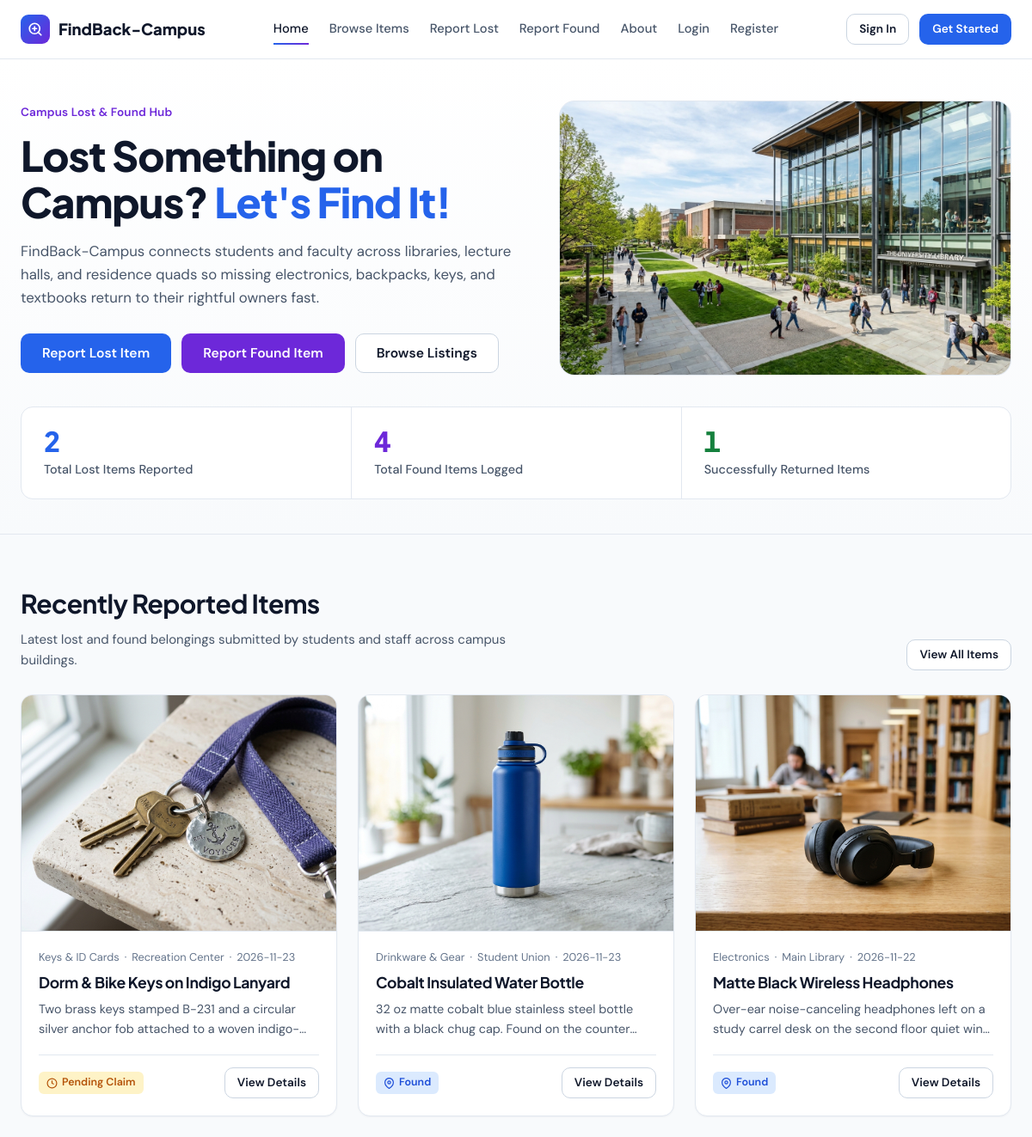
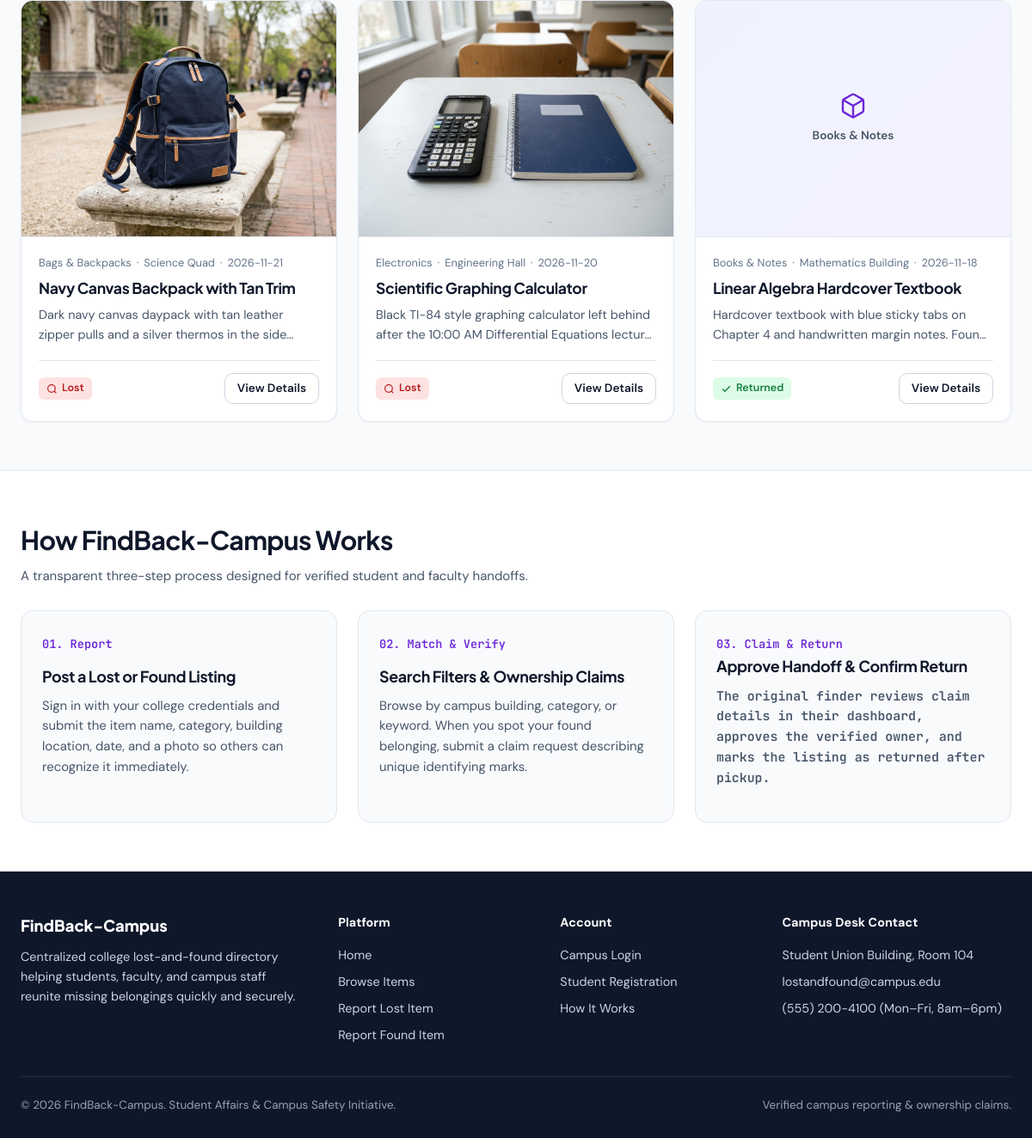
The page / on the database its author committed (2 pictures, top to bottom).
### tables this page shows
CREATE TABLE Items (
            id INTEGER PRIMARY KEY AUTOINCREMENT,
            user_id INTEGER NOT NULL,
            item_name TEXT NOT NULL,
            category TEXT NOT NULL,
            description TEXT NOT NULL,
            location TEXT NOT NULL,
            item_date TEXT NOT NULL,
            contact_info TEXT NOT NULL DEFAULT '',
            image TEXT DEFAULT '',
            item_type TEXT NOT NULL CHECK(item_type IN ('Lost', 'Found')),
            status TEXT NOT NULL DEFAULT 'Active',
            created_at TEXT NOT NULL DEFAULT (datetime('now')),
            FOREIGN KEY (user_id) REFERENCES Users(id) ON DELETE CASCADE
        );

### app.py (the view)
@app.route("/")
def index():
    db = get_db()
    total_lost = db.execute("SELECT COUNT(*) FROM Items WHERE item_type = 'Lost'").fetchone()[0]
    total_found = db.execute("SELECT COUNT(*) FROM Items WHERE item_type = 'Found'").fetchone()[0]
    total_returned = db.execute("SELECT COUNT(*) FROM Items WHERE status = 'Returned'").fetchone()[0]
    recent_items = db.execute(
        """
        SELECT Items.*, Users.full_name AS reporter_name, Users.department AS reporter_department
        FROM Items
        JOIN Users ON Items.user_id = Users.id
        ORDER BY Items.created_at DESC, Items.id DESC
        LIMIT 6
        """
    ).fetchall()
    return render_template(
        "index.html",
        total_lost=total_lost,
        total_found=total_found,
        total_returned=total_returned,
        recent_items=recent_items,
    )

### app.py (called while the page is built, shortened)
def get_db():
    if "db" not in g:
        conn = sqlite3.connect(DB_PATH)
        conn.row_factory = sqlite3.Row
        conn.execute("PRAGMA foreign_keys = ON;")
        g.db = conn
    return g.db

@app.before_request
def csrf_protect():
    if request.method in ("POST", "PUT", "PATCH", "DELETE"):
        session_token = session.get("_csrf_token", "")
        form_token = request.form.get("csrf_token") or request.headers.get("X-CSRF-Token", "")
        if not session_token or not form_token or not hmac.compare_digest(session_token, form_token):
            flash("Your session form token expired. Please try submitting again.", "error")
            return redirect(request.referrer or url_for("index"))

@app.after_request
def adjust_session_cookie(response):
    is_https = (
        request.is_secure
        or request.headers.get("X-Forwarded-Proto", "").lower() == "https"
        or os.environ.get("APP_URL", "").startswith("https://")
    )
    if is_https:
        cookies = response.headers.getlist("Set-Cookie")
        updated = []
        changed = False
        if changed:
            del response.headers["Set-Cookie"]
            for cookie in updated:
                response.headers.add("Set-Cookie", cookie)
    return response

@app.context_processor
def inject_globals():
    user = None
    user_id = session.get("user_id")
    return {
        "current_user": user,
        "csrf_token": get_csrf_token,
        "categories": CATEGORIES,
        "campus_locations": CAMPUS_LOCATIONS,
        "departments": DEPARTMENTS,
        "study_years": STUDY_YEARS,
    }

### templates/index.html (shortened to what this page needs)
{% extends "base.html" %}
{% block content %}
<section class="hero-section">
  <div class="container">
    <div class="hero-grid">
      <div class="hero-copy">
        <div class="hero-eyebrow">Campus Lost &amp; Found Hub</div>
        <h1 class="hero-title">
          Lost Something on Campus? <span class="accent-word">Let's Find It!</span>
        </h1>
        <p class="hero-lead">
          FindBack-Campus connects students and faculty across libraries, lecture halls, and residence quads so missing electronics, backpacks, keys, and textbooks return to their rightful owners fast.
        </p>
        <div class="hero-actions">
          <a href="{{ url_for('report_lost') }}" class="btn btn-primary btn-lg">Report Lost Item</a>
          <a href="{{ url_for('report_found') }}" class="btn btn-purple btn-lg">Report Found Item</a>
          <a href="{{ url_for('browse') }}" class="btn btn-secondary btn-lg">Browse Listings</a>
        </div>
      </div>
      <div class="hero-media">
        <img
          src="{{ url_for('static', filename='samples/hero_campus_hub.jpg') }}"
          alt="Students walking across the university campus courtyard near the main library"
        />
      </div>
    </div>
    <div class="stats-strip" aria-label="Campus recovery statistics">
      <div class="stat-cell">
        <span class="stat-value blue tabular-nums">{{ total_lost }}</span>
        <span class="stat-label">Total Lost Items Reported</span>
      </div>
      <div class="stat-cell">
        <span class="stat-value purple tabular-nums">{{ total_found }}</span>
        <span class="stat-label">Total Found Items Logged</span>
      </div>
      <div class="stat-cell">
        <span class="stat-value green tabular-nums">{{ total_returned }}</span>
        <span class="stat-label">Successfully Returned Items</span>
      </div>
    </div>
  </div>
</section>
<section class="section">
  <div class="container">
    <div class="section-header">
      <div>
        <h2 class="section-title">Recently Reported Items</h2>
        <p class="section-subtitle">Latest lost and found belongings submitted by students and staff across campus buildings.</p>
      </div>
      <a href="{{ url_for('browse') }}" class="btn btn-secondary btn-sm">View All Items</a>
    </div>
    {% if recent_items %}
      <div class="items-grid">
        {% for item in recent_items %}
          <article class="item-card">
            <a href="{{ url_for('item_details', item_id=item.id) }}" class="item-media">
              {% if item.image %}
                <img src="{{ url_for('static', filename=item.image) }}" alt="{{ item.item_name }}" />
              {% else %}
                <div class="item-fallback">
                  <span>{{ item.category }}</span>
                </div>
              {% endif %}
            </a>
            <div class="item-body">
              <div class="item-meta-line">
                <span>{{ item.category }}</span>
                <span aria-hidden="true">&middot;</span>
                <span>{{ item.location }}</span>
                <span aria-hidden="true">&middot;</span>
                <span class="tabular-nums">{{ item.item_date }}</span>
              </div>
              <h3 class="item-title">
                <a href="{{ url_for('item_details', item_id=item.id) }}">{{ item.item_name }}</a>
              </h3>
              <p class="item-desc">{{ item.description }}</p>
              <div class="item-footer">
                {% if item.status == 'Returned' %}
                  <span class="status-label status-returned">
                    <svg width="13" height="13" viewBox="0 0 24 24" fill="none" stroke="currentColor" stroke-width="2.4" aria-hidden="true"><polyline points="20 6 9 17 4 12"></polyline></svg>
                    Returned
                  </span>
                {% elif item.status == 'Pending Claim' or item.status == 'Claim Approved' %}
                  <span class="status-label status-pending">
                    <svg width="13" height="13" viewBox="0 0 24 24" fill="none" stroke="currentColor" stroke-width="2.2" aria-hidden="true"><circle cx="12" cy="12" r="10"></circle><polyline points="12 6 12 12 16 14"></polyline></svg>
                    {{ item.status }}
                  </span>
                {% elif item.item_type == 'Lost' %}
                  <span class="status-label status-lost">
                    <svg width="13" height="13" viewBox="0 0 24 24" fill="none" stroke="currentColor" stroke-width="2.2" aria-hidden="true"><circle cx="11" cy="11" r="8"></circle><line x1="21" y1="21" x2="16.65" y2="16.65"></line></svg>
                    Lost
                  </span>
                {% else %}
                  <span class="status-label status-found">
                    <svg width="13" height="13" viewBox="0 0 24 24" fill="none" stroke="currentColor" stroke-width="2.2" aria-hidden="true"><path d="M21 10c0 7-9 13-9 13s-9-6-9-13a9 9 0 0 1 18 0z"></path><circle cx="12" cy="10" r="3"></circle></svg>
                    Found
                  </span>
                {% endif %}
                <a href="{{ url_for('item_details', item_id=item.id) }}" class="btn btn-secondary btn-sm">View Details</a>
              </div>
            </div>
          </article>
        {% endfor %}
      </div>
    {% endif %}
  </div>
</section>
<section class="section section-muted">
  <div class="container">
    <div class="section-header">
      <div>
        <h2 class="section-title">How FindBack-Campus Works</h2>
        <p class="section-subtitle">A transparent three-step process designed for verified student and faculty handoffs.</p>
      </div>
    </div>
    <div class="steps-grid">
      <div class="step-card">
        <div class="step-num">01. Report</div>
        <h3 class="step-title">Post a Lost or Found Listing</h3>
        <p class="step-text">
          Sign in with your college credentials and submit the item name, category, building location, date, and a photo so others can recognize it immediately.
        </p>
      </div>
      <div class="step-card">
        <div class="step-num">02. Match &amp; Verify</div>
        <h3 class="step-title">Search Filters &amp; Ownership Claims</h3>
        <p class="step-text">
          Browse by campus building, category, or keyword. When you spot your found belonging, submit a claim request describing unique identifying marks.
        </p>
      </div>
      <div class="step-card">
        <div class="step-num">03. Claim &amp; Return</h3>
        <h3 class="step-title">Approve Handoff &amp; Confirm Return</h3>
        <p class="step-text">
          The original finder reviews claim details in their dashboard, approves the verified owner, and marks the listing as returned after pickup.
        </p>
      </div>
    </div>
  </div>
</section>
{% endblock %}

### templates/base.html (shortened to what this page needs)
<!doctype html>
<html lang="en">
<head>
  <link rel="stylesheet" href="{{ url_for('static', filename='style.css') }}" />
</head>
<body>
  <header class="site-header">
    <div class="container nav-bar">
      <a href="{{ url_for('index') }}" class="brand-link">
        <span class="brand-mark" aria-hidden="true">
          <svg width="18" height="18" viewBox="0 0 24 24" fill="none" stroke="currentColor" stroke-width="2.3" stroke-linecap="round" stroke-linejoin="round">
            <circle cx="11" cy="11" r="8"></circle>
            <path d="m21 21-4.3-4.3"></path>
            <path d="M11 8v6"></path>
            <path d="M8 11h6"></path>
          </svg>
        </span>
        <span>FindBack-Campus</span>
      </a>
      <nav class="nav-links" aria-label="Primary Navigation">
        <a href="{{ url_for('index') }}" class="nav-link {% if request.endpoint == 'index' %}active{% endif %}">Home</a>
        <a href="{{ url_for('browse') }}" class="nav-link {% if request.endpoint == 'browse' %}active{% endif %}">Browse Items</a>
        <a href="{{ url_for('report_lost') }}" class="nav-link {% if request.endpoint == 'report_lost' %}active{% endif %}">Report Lost</a>
        <a href="{{ url_for('report_found') }}" class="nav-link {% if request.endpoint == 'report_found' %}active{% endif %}">Report Found</a>
        <a href="{{ url_for('about') }}" class="nav-link {% if request.endpoint == 'about' %}active{% endif %}">About</a>
        {% if not current_user %}
          <a href="{{ url_for('login') }}" class="nav-link {% if request.endpoint == 'login' %}active{% endif %}">Login</a>
          <a href="{{ url_for('register') }}" class="nav-link {% if request.endpoint == 'register' %}active{% endif %}">Register</a>
        {% endif %}
      </nav>
      <div class="nav-actions">
        {% if current_user %}
          <a href="{{ url_for('dashboard') }}" class="btn btn-secondary btn-sm">Dashboard</a>
          <a href="{{ url_for('profile') }}" class="btn btn-ghost btn-sm">Profile</a>
          <form method="POST" action="{{ url_for('logout') }}" class="inline-form">
            <input type="hidden" name="csrf_token" value="{{ csrf_token() }}" />
            <button type="submit" class="btn btn-primary btn-sm">Logout</button>
          </form>
        {% else %}
          <a href="{{ url_for('login') }}" class="btn btn-secondary btn-sm">Sign In</a>
          <a href="{{ url_for('register') }}" class="btn btn-primary btn-sm">Get Started</a>
        {% endif %}
      </div>
    </div>
  </header>
  <main class="main-content">
    {% block content %}{% endblock %}
  </main>
  <footer class="site-footer">
    <div class="container">
      <div class="footer-grid">
        <div>
          <div class="footer-brand">FindBack-Campus</div>
          <p style="margin: 0; font-size: 0.9rem; line-height: 1.6; max-width: 34ch;">
            Centralized college lost-and-found directory helping students, faculty, and campus staff reunite missing belongings quickly and securely.
          </p>
        </div>
        <div>
          <div class="footer-heading">Platform</div>
          <ul class="footer-links">
            <li><a href="{{ url_for('index') }}">Home</a></li>
            <li><a href="{{ url_for('browse') }}">Browse Items</a></li>
            <li><a href="{{ url_for('report_lost') }}">Report Lost Item</a></li>
            <li><a href="{{ url_for('report_found') }}">Report Found Item</a></li>
          </ul>
        </div>
        <div>
          <div class="footer-heading">Account</div>
          <ul class="footer-links">
            {% if current_user %}
              <li><a href="{{ url_for('dashboard') }}">Student Dashboard</a></li>
              <li><a href="{{ url_for('profile') }}">My Profile</a></li>
            {% else %}
              <li><a href="{{ url_for('login') }}">Campus Login</a></li>
              <li><a href="{{ url_for('register') }}">Student Registration</a></li>
            {% endif %}
            <li><a href="{{ url_for('about') }}">How It Works</a></li>
          </ul>
        </div>
        <div>
          <div class="footer-heading">Campus Desk Contact</div>
          <ul class="footer-links">
            <li>Student Union Building, Room 104</li>
            <li>lostandfound@campus.edu</li>
            <li>(555) 200-4100 (Mon–Fri, 8am–6pm)</li>
          </ul>
        </div>
      </div>
      <div class="footer-bottom">
        <span>&copy; 2026 FindBack-Campus. Student Affairs &amp; Campus Safety Initiative.</span>
        <span>Verified campus reporting &amp; ownership claims.</span>
      </div>
    </div>
  </footer>
</body>
</html>

### rows shown on the page
Items: image (picture), category "Keys & ID Cards", location "Recreation Center", item_date "2026-11-23", item_name "Dorm & Bike Keys on Indigo Lanyard", description "Two brass keys stamped B-231 and a circular silver anchor fob attached to a…", status "Pending Claim"
Items: image (picture), category "Drinkware & Gear", location "Student Union", item_date "2026-11-23", item_name "Cobalt Insulated Water Bottle", description "32 oz matte cobalt blue stainless steel bottle with a black chug cap. Found on the…", status "Active" (drawn)
Items: image (picture), category "Electronics", location "Main Library", item_date "2026-11-22", item_name "Matte Black Wireless Headphones", description "Over-ear noise-canceling headphones left on a study carrel desk on the second floor quiet…", status "Active" (drawn)
Items: image (picture), category "Bags & Backpacks", location "Science Quad", item_date "2026-11-21", item_name "Navy Canvas Backpack with Tan Trim", description "Dark navy canvas daypack with tan leather zipper pulls and a silver thermos in the…", status "Active" (drawn)
Items: image (picture), category "Electronics", location "Engineering Hall", item_date "2026-11-20", item_name "Scientific Graphing Calculator", description "Black TI-84 style graphing calculator left behind after the 10:00 AM Differential Equations…", status "Active" (drawn)
Items: category "Books & Notes", location "Mathematics Building", item_date "2026-11-18", item_name "Linear Algebra Hardcover Textbook", description "Hardcover textbook with blue sticky tabs on Chapter 4 and handwritten margin notes.…", status "Returned" (drawn)

### other values the page prints
{{ total_lost }} "2"
{{ total_found }} "4"
{{ total_returned }} "1"
